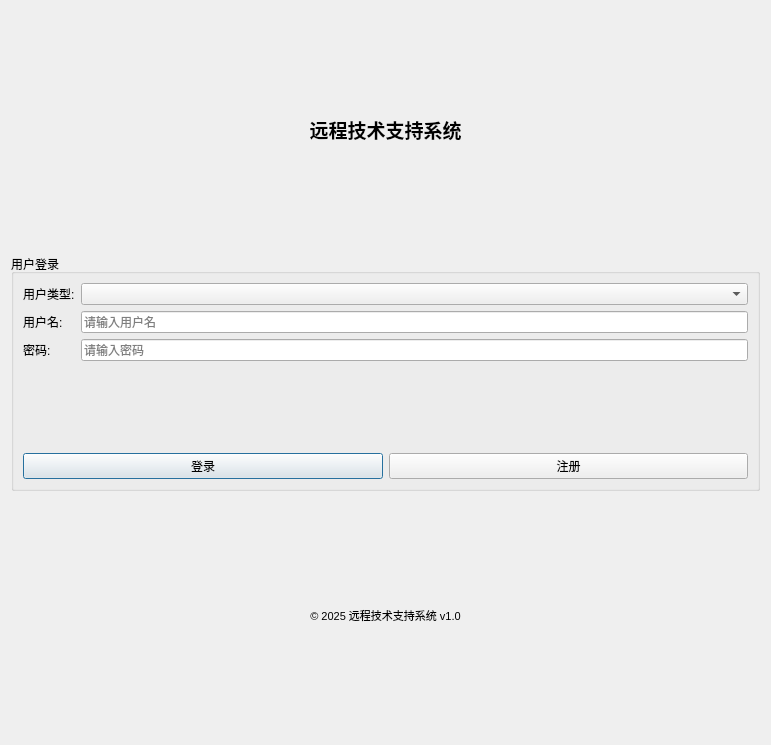
<?xml version="1.0" encoding="UTF-8"?>
<ui version="4.0">
 <class>LoginDialog</class>
 <widget class="QDialog" name="LoginDialog">
  <property name="geometry">
   <rect>
    <x>0</x>
    <y>0</y>
    <width>771</width>
    <height>745</height>
   </rect>
  </property>
  <property name="windowTitle">
   <string>登录</string>
  </property>
  <layout class="QVBoxLayout" name="verticalLayout">
   <item>
    <widget class="QLabel" name="titleLabel">
     <property name="font">
      <font>
       <pointsize>14</pointsize>
       <weight>75</weight>
       <bold>true</bold>
      </font>
     </property>
     <property name="text">
      <string>远程技术支持系统</string>
     </property>
     <property name="alignment">
      <set>Qt::AlignCenter</set>
     </property>
    </widget>
   </item>
   <item>
    <widget class="QGroupBox" name="groupBox">
     <property name="title">
      <string>用户登录</string>
     </property>
     <layout class="QVBoxLayout" name="verticalLayout_2">
      <item>
       <layout class="QFormLayout" name="formLayout">
        <item row="0" column="0">
         <widget class="QLabel" name="label">
          <property name="text">
           <string>用户类型:</string>
          </property>
         </widget>
        </item>
        <item row="0" column="1">
         <widget class="QComboBox" name="userTypeCombo"/>
        </item>
        <item row="1" column="0">
         <widget class="QLabel" name="label_2">
          <property name="text">
           <string>用户名:</string>
          </property>
         </widget>
        </item>
        <item row="1" column="1">
         <widget class="QLineEdit" name="usernameEdit">
          <property name="placeholderText">
           <string>请输入用户名</string>
          </property>
         </widget>
        </item>
        <item row="2" column="0">
         <widget class="QLabel" name="label_3">
          <property name="text">
           <string>密码:</string>
          </property>
         </widget>
        </item>
        <item row="2" column="1">
         <widget class="QLineEdit" name="passwordEdit">
          <property name="echoMode">
           <enum>QLineEdit::Password</enum>
          </property>
          <property name="placeholderText">
           <string>请输入密码</string>
          </property>
         </widget>
        </item>
       </layout>
      </item>
      <item>
       <layout class="QHBoxLayout" name="horizontalLayout">
        <item>
         <widget class="QPushButton" name="loginButton">
          <property name="text">
           <string>登录</string>
          </property>
          <property name="default">
           <bool>true</bool>
          </property>
         </widget>
        </item>
        <item>
         <widget class="QPushButton" name="registerButton">
          <property name="text">
           <string>注册</string>
          </property>
         </widget>
        </item>
       </layout>
      </item>
     </layout>
    </widget>
   </item>
   <item>
    <widget class="QLabel" name="label_4">
     <property name="font">
      <font>
       <pointsize>8</pointsize>
      </font>
     </property>
     <property name="text">
      <string>© 2025 远程技术支持系统 v1.0</string>
     </property>
     <property name="alignment">
      <set>Qt::AlignCenter</set>
     </property>
    </widget>
   </item>
  </layout>
 </widget>
 <resources/>
 <connections/>
</ui>
